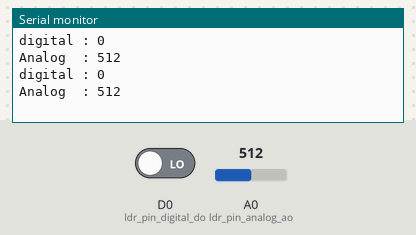
This sketch was run on a simulated ESP8266 (NodeMCU). Parts: the last lines printed to the serial monitor. The inputs (shaded band) are chosen by the test bench; at power-on: A0 (ldr_pin_analog_ao) = 512, D0 (ldr_pin_digital_do) LOW.

Above: at 2.8 s.
2.9 s: A0 (ldr_pin_analog_ao) set to 716
At 3.5 s:
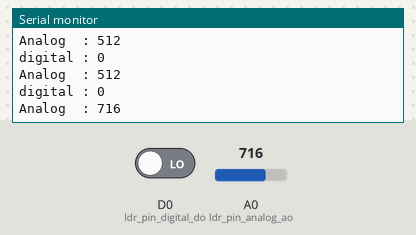
4.4 s: D0 (ldr_pin_digital_do) driven HIGH
5.9 s: A0 (ldr_pin_analog_ao) set to 900
At 6.8 s:
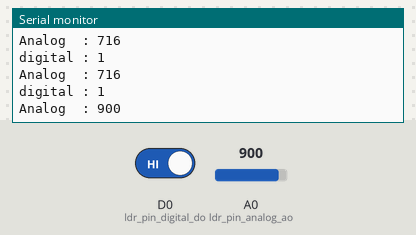
Timing chart, 0 to 8.9 s (numbered marks = the images above; inputs shaded):
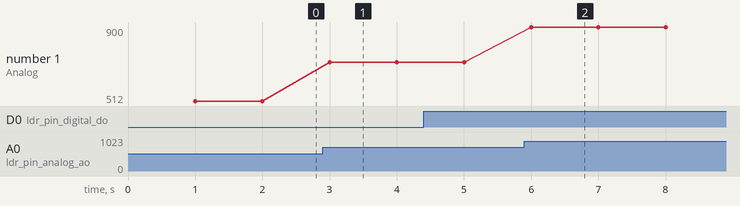

Measured:
- after the input at 2.9 s, the serial monitor: prints a new line after 0.10 s (image 1)
- after the input at 5.9 s, the serial monitor: prints a new line after 0.10 s (image 2)
- plotted number 1: 512 → 716 after the input at 2.9 s, 716 → 900 after the input at 5.9 s

The sketch:

Sensor_LDR.ino
```cpp
#define ldr_pin_digital_do D0
#define ldr_pin_analog_ao A0

void setup() {
  Serial.begin(9600);
}

void loop() {
  delay(1000);

  Serial.println("");
  Serial.println("digital : " + String(digitalRead(ldr_pin_digital_do))); // digital hanya mengeluarkan output 1 atau 0
  Serial.println("Analog  : " + String(analogRead(ldr_pin_analog_ao)));
}

// LDR : NodeMCU
// =============
// VCC : 3V
// GND : GND
// DO  : D0 (bebas, deklarasikan variable)
// AO  : A0 (bebas, deklarasikan variable)
```
